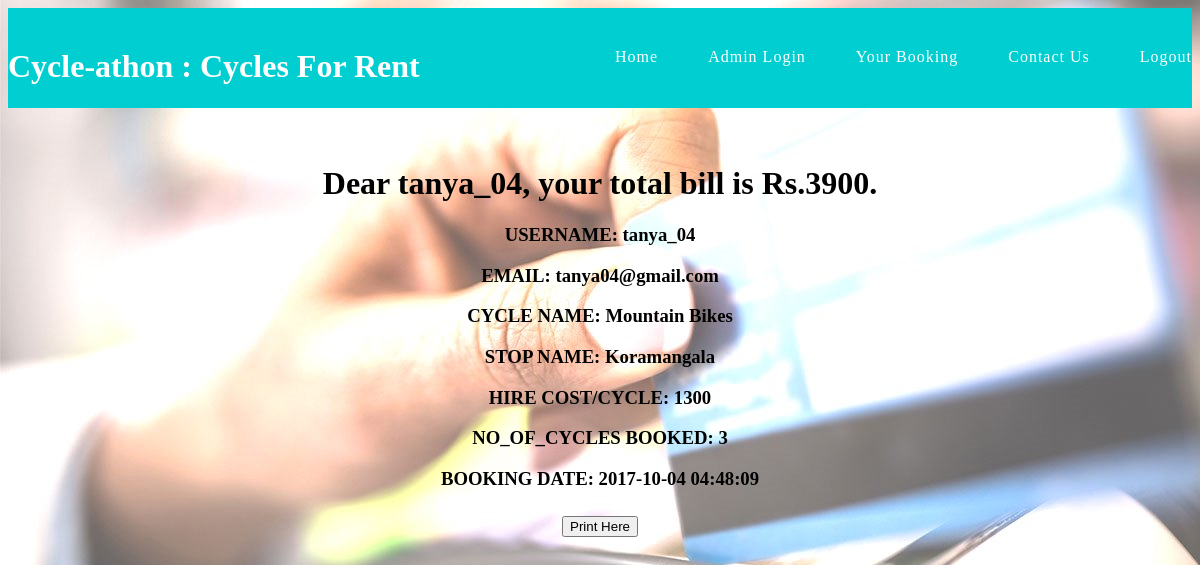
/booking_stat.php (signed in), run on the app's committed database.
### tables this page shows
CREATE TABLE `users` (
  `id` int(11) NOT NULL,
  `username` varchar(100) NOT NULL,
  `email` varchar(100) NOT NULL,
  `password` varchar(100) NOT NULL,
  `cycle_id` int(11) NOT NULL DEFAULT '3',
  `stop_id` int(11) NOT NULL DEFAULT '5',
  `no_of_cycles` int(11) NOT NULL DEFAULT '2',
  `bdate` timestamp NULL DEFAULT CURRENT_TIMESTAMP
);

CREATE TABLE `cycles` (
  `cycle_id` int(11) NOT NULL,
  `cycle_name` varchar(255) NOT NULL,
  `image` text NOT NULL,
  `hire_cost` int(11) NOT NULL,
  `status` varchar(255) NOT NULL DEFAULT 'Available'
);

CREATE TABLE `stops` (
  `stop_id` int(11) NOT NULL,
  `sname` varchar(255) NOT NULL,
  `sphone` int(11) NOT NULL,
  `s_status` varchar(255) NOT NULL DEFAULT 'Open'
);

### booking_stat.php (the view, shortened to what this page needs)
<!DOCTYPE html>
<html>
<head>
	<?php
			include 'header1.php';
	?>
	<link rel="stylesheet" type="text/css" href="css/home_style.css">
</head>
<body background = pay.jpg>
<?php
						include 'config.php';
						$sql_query = "call dispClientDetails('$_SESSION[username]')";
						$result = mysqli_query($con,$sql_query);
                        $row = mysqli_fetch_array($result);
      		?>
<br/><br/>
<h1 align="center">Dear <?php echo $row['username']?>, your total bill is <?php echo "Rs.".$row['no_of_cycles']*$row['hire_cost']?>.</h1>
<h3 align="center">USERNAME: <?php echo $row['username']?></h3>
<h3 align="center">EMAIL: <?php echo $row['email']?></h3>
<h3 align="center">CYCLE NAME: <?php echo $row['cycle_name']?></h3>
<h3 align="center">STOP NAME: <?php echo $row['sname']?></h3>
<h3 align="center">HIRE COST/CYCLE: <?php echo $row['hire_cost']?></h3>
<h3 align="center">NO_OF_CYCLES BOOKED: <?php echo $row['no_of_cycles']?></h3>
<h3 align="center">BOOKING DATE: <?php echo $row['bdate']?></h3>
					<h2><div style=text-align:center><input type="submit" onclick="window.print()" value="Print Here" /><div></h2>
</html>

### css/home_style.css (style rules this page uses)
body { background-color: azure; }
* { box-sizing: border-box; }

### data on the page
users: username "tanya_04", $row['no_of_cycles']*$row['hire_cost'] "3900", email "tanya04@gmail.com", cycle.cycle_name "Mountain Bikes", stop.sname "Koramangala", cycle.hire_cost "1300", no_of_cycles "3", bdate "2017-10-04 04:48:09"
